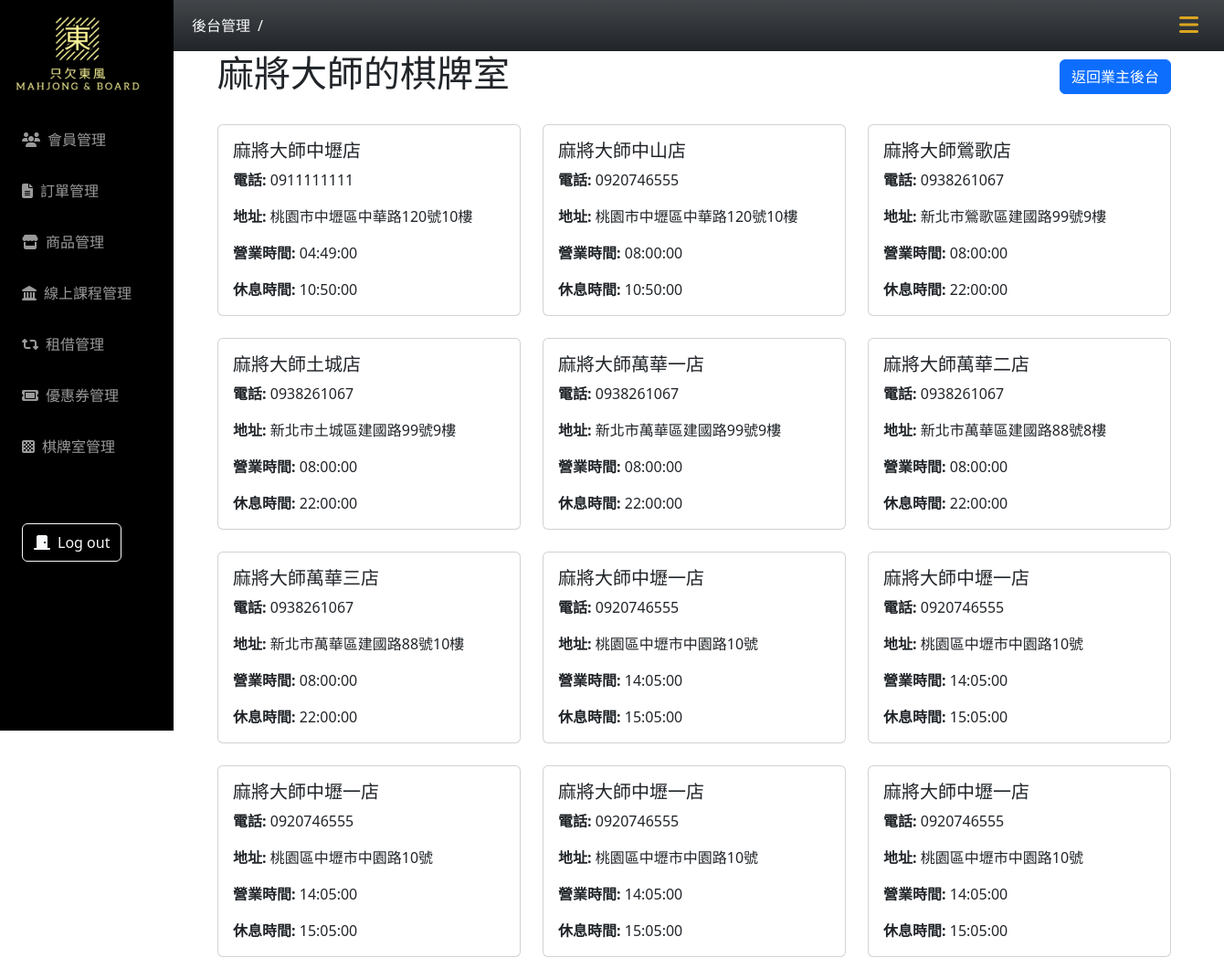
Before: /mahjong_room/userRoomsOverview.php with the older database file.
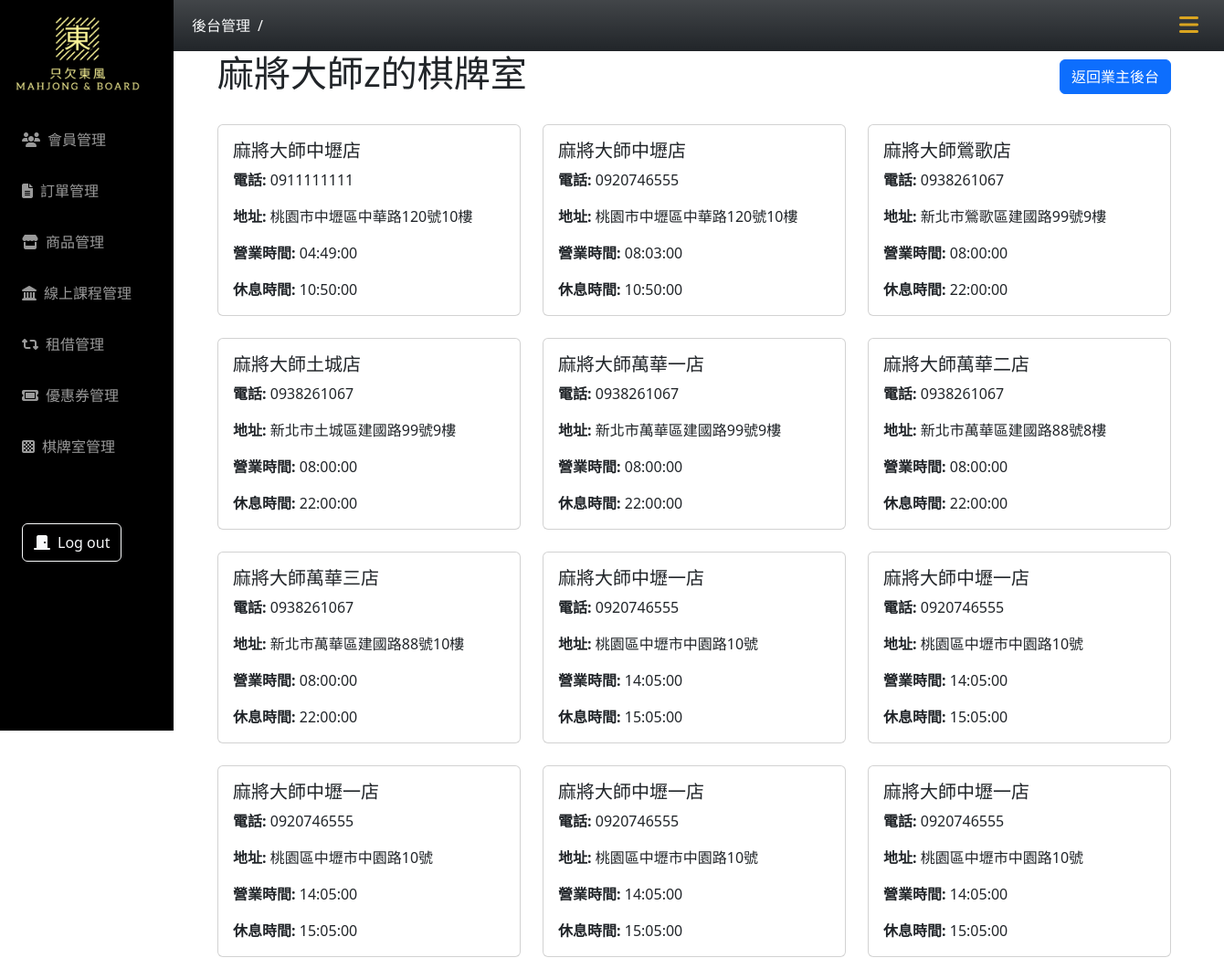
After: the same page with the newer database file.
### tables this page shows
CREATE TABLE `owner` (
  `id` int(11) NOT NULL,
  `member_type` text NOT NULL DEFAULT '企業會員',
  `account` varchar(50) NOT NULL,
  `password` varchar(255) NOT NULL DEFAULT '12345',
  `company_name` varchar(100) NOT NULL,
  `company_phone` varchar(20) NOT NULL,
  `fax_phone` varchar(20) DEFAULT NULL,
  `company_email` varchar(100) NOT NULL,
  `company_address` varchar(255) NOT NULL,
  `responsible_person` varchar(50) NOT NULL,
  `tax_ID_number` text NOT NULL,
  `created_at` timestamp NOT NULL DEFAULT current_timestamp(),
  `valid` text NOT NULL DEFAULT '1'
);

CREATE TABLE `mahjong_room` (
  `room_id` int(11) NOT NULL,
  `name` varchar(10) NOT NULL,
  `tele` varchar(10) NOT NULL,
  `tax_number` varchar(8) NOT NULL,
  `address` varchar(100) NOT NULL,
  `open_time` time DEFAULT NULL,
  `close_time` time DEFAULT NULL,
  `create_at` datetime NOT NULL DEFAULT current_timestamp(),
  `update_at` datetime DEFAULT current_timestamp(),
  `owner_id` int(11) DEFAULT NULL,
  `is_deleted` tinyint(4) NOT NULL
);

### mahjong_room/userRoomsOverview.php (the view, shortened to what this page needs)
<?php
require_once("../db_connect_mahjong.php");
if (!isset($_GET["id"])) {
  $id = 1;
} else {
  $id = $_GET["id"];
}
$sql = "SELECT mahjong_room.*, owner.company_name FROM mahjong_room JOIN owner ON mahjong_room.owner_id = owner.id WHERE owner_id=$id";
$result = $conn->query($sql);
$rooms = $result ? $result->fetch_all(MYSQLI_ASSOC) : [];
$sqlOwner = "SELECT * FROM owner WHERE id=$id";
$resultOwner = $conn->query($sqlOwner);
$owner = $resultOwner->fetch_assoc();
?>
<!DOCTYPE html>
<html lang="zh-Hant">
<head>
  <?php include("../css-mahjong.php") ?>
</head>
<body>
  <?php include("../nav.php") ?>
  <div class="container main-content px-5">
    <div class="d-flex justify-content-between align-items-center mb-4">
      <h1 class="text-center"><?= $owner["company_name"] ?>的棋牌室</h1>
      <a href="./dash/sidebar-nav.php" class="btn btn-primary">返回業主後台</a>
    </div>
    <div class="row">
      <?php if (!empty($rooms)) : ?>
        <?php foreach ($rooms as $room) : ?>
          <div class="col-md-4 mb-4 d-flex">
            <a href="roomDetails.php?room_id=<?= htmlspecialchars($room['room_id']) ?>" class="card-link w-100">
              <div class="card w-100">
                <div class="card-body">
                  <h5 class="card-title"><?= htmlspecialchars($room["name"]) ?></h5>
                  <p class="card-text"><strong>電話:</strong> <?= htmlspecialchars($room["tele"]) ?></p>
                  <p class="card-text"><strong>地址:</strong> <?= htmlspecialchars($room["address"]) ?></p>
                  <p class="card-text"><strong>營業時間:</strong> <?= htmlspecialchars($room["open_time"]) ?></p>
                  <p class="card-text"><strong>休息時間:</strong> <?= htmlspecialchars($room["close_time"]) ?></p>
                </div>
              </div>
            </a>
          </div>
        <?php endforeach; ?>
      <?php else : ?>
        <div class="col-12">
          <p class="text-center">沒有找到任何房間</p>
        </div>
      <?php endif; ?>
    </div>
  </div>
</body>
</html>

Changed rows visible on the page:
changed owner: company_name "麻將大師" → "麻將大師z"
changed mahjong_room (number 2 of 12 on the later page): name "麻將大師中山店" → "麻將大師中壢店"; open_time "08:00:00" → "08:03:00"
